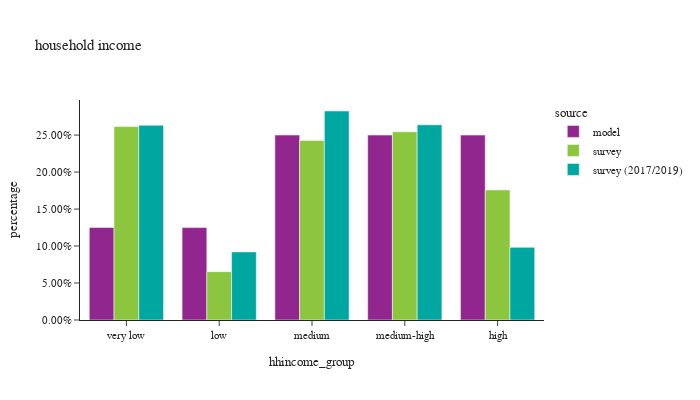

The notebook cell saved with this chart:
### Markdown cell above
## demographics

### Code cell
plot_hh_stat(df_hh, 'hhincome_group', 'household income')

### Figure 1 — Plotly figure (JSON) as saved in the notebook; plotly's stock layout.template omitted (floating-point values rounded to 4 significant figures)
{"data": [{"alignmentgroup": "True", "customdata": [[217129], [216926], [434110], [434028], [433936]], "hovertemplate": "source=model<br>hhincome_group=%{x}<br>percentage=%{y}<br>sample count=%{customdata[0]}<extra></extra>", "legendgroup": "model", "marker": {"color": "#91268F", "pattern": {"shape": ""}}, "name": "model", "offsetgroup": "model", "orientation": "v", "showlegend": true, "textposition": "auto", "type": "bar", "x": ["very low", "low", "medium", "medium-high", "high"], "xaxis": "x", "y": [0.1251, 0.1249, 0.25, 0.25, 0.2499], "yaxis": "y"}, {"alignmentgroup": "True", "customdata": [[943], [263], [834], [973], [556]], "hovertemplate": "source=survey<br>hhincome_group=%{x}<br>percentage=%{y}<br>sample count=%{customdata[0]}<extra></extra>", "legendgroup": "survey", "marker": {"color": "#8CC63E", "pattern": {"shape": ""}}, "name": "survey", "offsetgroup": "survey", "orientation": "v", "showlegend": true, "textposition": "auto", "type": "bar", "x": ["very low", "low", "medium", "medium-high", "high"], "xaxis": "x", "y": [0.2615, 0.06534, 0.2428, 0.2545, 0.1759], "yaxis": "y"}, {"alignmentgroup": "True", "customdata": [[1584], [535], [1701], [1735], [635]], "hovertemplate": "source=survey (2017/2019)<br>hhincome_group=%{x}<br>percentage=%{y}<br>sample count=%{customdata[0]}<extra></extra>", "legendgroup": "survey (2017/2019)", "marker": {"color": "#00A7A0", "pattern": {"shape": ""}}, "name": "survey (2017/2019)", "offsetgroup": "survey (2017/2019)", "orientation": "v", "showlegend": true, "textposition": "auto", "type": "bar", "x": ["very low", "low", "medium", "medium-high", "high"], "xaxis": "x", "y": [0.2633, 0.0921, 0.2826, 0.2639, 0.0982], "yaxis": "y"}], "layout": {"barmode": "group", "font": {"size": 11}, "height": 400, "legend": {"title": {"text": "source"}, "tracegroupgap": 0}, "title": {"text": "household income"}, "width": 700, "xaxis": {"anchor": "y", "domain": [0.0, 1.0], "title": {"text": "hhincome_group"}}, "yaxis": {"anchor": "x", "domain": [0.0, 1.0], "tickformat": ".2%", "title": {"text": "percentage"}}}}
